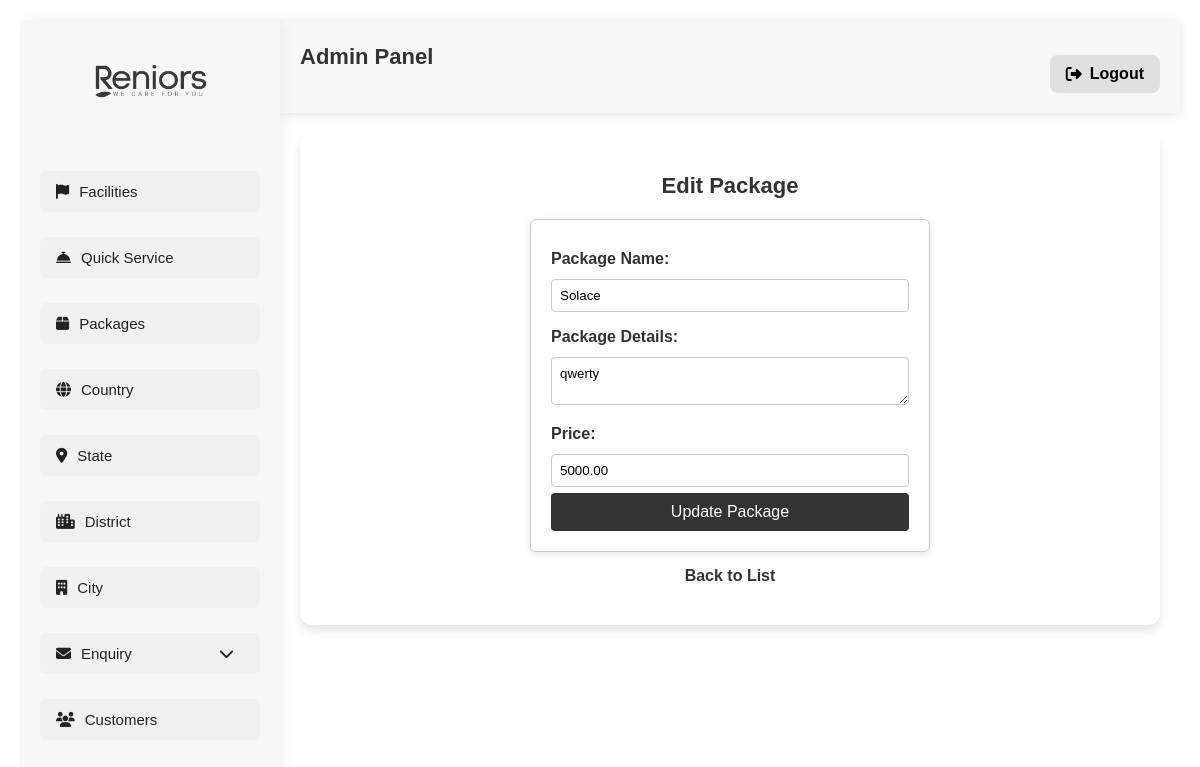
The page /package/edit/1/ (signed in) on the database its author committed.
### reniorsapp/models.py (models this page shows, shortened)
class Package(models.Model):
    name = models.CharField(max_length=255,null=True, blank=True)
    details = models.TextField()
    price = models.DecimalField(max_digits=10, decimal_places=2)

### reniorsapp/views.py (the view)
# urls.py: path("package/edit/<int:package_id>/", views.edit_package, name="edit_package"),
@admin_required
def edit_package(request, package_id):
    package = get_object_or_404(Package, id=package_id)
    if request.method == 'POST':
        package.name = request.POST['name']
        package.details = request.POST['details']
        package.price = request.POST['price']
        package.save()
        return redirect('package_list')
    return render(request, 'edit_package.html', {'package': package})

### reniorsapp/views.py (called while the page is built)
def admin_required(view_func):
    @wraps(view_func)
    def _wrapped_view(request, *args, **kwargs):
        if not request.session.get('admin_logged_in', False):
            return redirect('admin_login')  # Redirect to login if not authenticated
        return view_func(request, *args, **kwargs)
    return _wrapped_view

### reniorsapp/templates/edit_package.html (shortened to what this page needs)
{% extends "adminpannel.html" %}
{% load static %}
{% block content %}
<!DOCTYPE html>
<html lang="en">
<head>
</head>
<body>
    <h2>Edit Package</h2>
    <form method="post">
        <label for="name">Package Name:</label>
        <input type="text" id="name" name="name" value="{{ package.name }}" required>
        <label for="details">Package Details:</label>
        <textarea id="details" name="details" required>{{ package.details }}</textarea>
        <label for="price">Price:</label>
        <input type="number" id="price" step="0.01" name="price" value="{{ package.price }}" required>
        <button type="submit">Update Package</button>
    </form>
    <a href="/package/list/">Back to List</a>
</body>
</html>
{% endblock %}

### reniorsapp/templates/adminpannel.html (style rules this page uses)
* { margin: 0; padding: 0; box-sizing: border-box; font-family: 'Poppins', sans-serif; }
body { display: flex; min-height: 100vh; background-color: #ffffff; color: #000000; align-items: flex-start; }

### reniorsapp/templates/edit_package.html (style rules this page uses)
body { font-family: 'Arial', sans-serif; background-color: #ffffff; color: #333333; margin: 0; padding: 20px; }
h2 { font-size: 22px; font-weight: 600; color: #333333; text-align: center; margin-bottom: 20px; }
form { max-width: 400px; margin: auto; background: white; padding: 20px; border-radius: 6px; box-shadow: 0px 2px 8px rgba(0, 0, 0, 0.1); border: 1px solid #ccc; }
label { font-weight: bold; display: block; margin: 10px 0 5px; }
input, textarea { width: 100%; padding: 8px; margin: 6px 0; border: 1px solid #ccc; border-radius: 4px; }
button { background-color: #333333; color: white; padding: 10px 15px; border: none; border-radius: 4px; cursor: pointer; width: 100%; font-size: 16px; }
a { display: block; text-align: center; margin-top: 15px; text-decoration: none; color: #333333; font-weight: bold; }

### rows shown on the page
Package: name "Solace", details "qwerty", price "5000.00"
